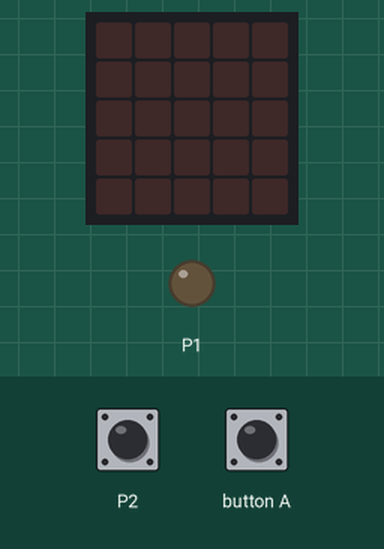
Recording of a program running on a simulated BBC micro:bit running MicroPython. On the bench: the board's 5×5 LED display, output pins drawn as LEDs (lit = HIGH). The inputs (shaded band) are chosen by the test bench; at power-on: P2 LOW.

Above: at 1.2 s.
1.3 s: P2 pulled HIGH for 0.15 s
At 1.37 s:
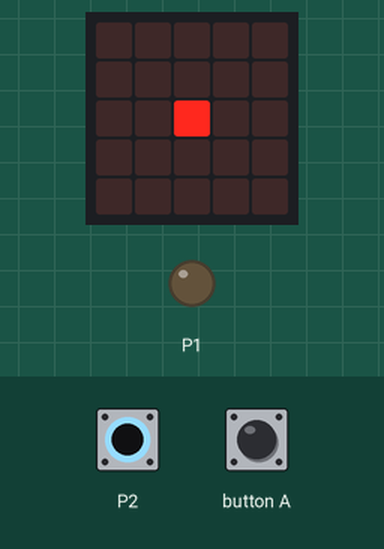
2.9 s: button A pressed for 0.15 s
At 3.4 s:
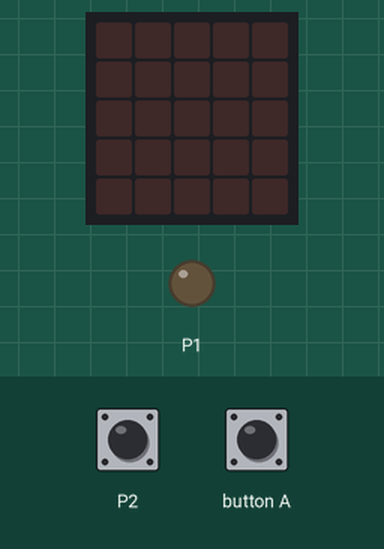
4.6 s: button A pressed for 3.2 s
At 5.8 s:
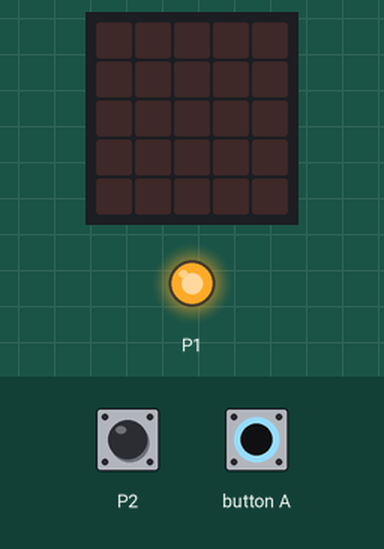
9.3 s: P2 pulled HIGH for 1 s
At 10.1 s:
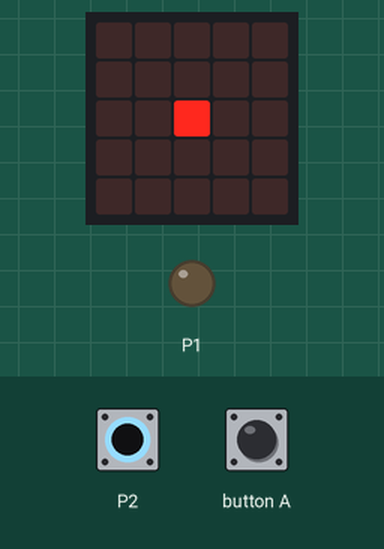
11.8 s: P2 pulled HIGH for 3.2 s
16.5 s: P2 driven HIGH and button A driven LOW
At 17.3 s:
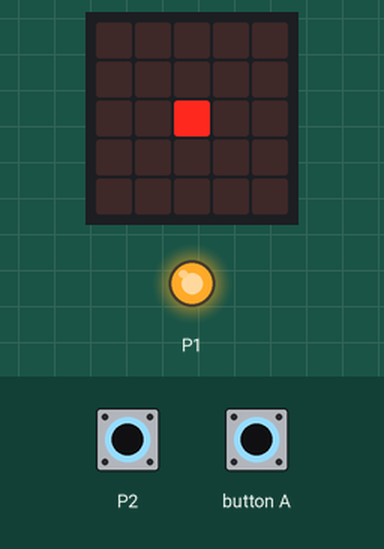
Timing chart, 0 to 19.0 s (numbered marks = the images above; inputs shaded):
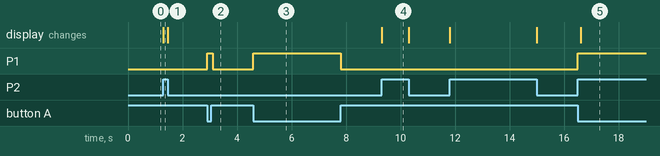

The program:

Wired_Communication_Task2_Telegraph.py
```python
from microbit import *

#Wired communication Task 2
signal = None
while True:
    # If A is pressed, write 1 to pin1 for 100 milliseconds
    if button_a.is_pressed():
        pin1.write_digital(1) # Set pin1 to high
        sleep(100)
        pin1.write_digital(0) # Set pin1 to low

    # If pin2 is read as high, turn on the led at (2, 2)
    # Otherwise turn off the led at (2, 2)
    signal = pin2.read_digital()
    if signal == 1:
        display.set_pixel(2, 2, 9) # Set led at (2,2) to a brightness of 9 (on)
    else:
        display.set_pixel(2, 2, 0) # Set led at (2,2) to a brightness of 0 (off)
```

Measured:
- after the input at 1.3 s, the display: changes at once (image 1)
- after the input at 2.9 s, P1: LOW → HIGH at once, → LOW 0.20 s later
- after the input at 4.6 s, P1: LOW → HIGH at once, → LOW 3.2 s later
- after the input at 9.3 s, the display: changes at once (image 4)
- after the input at 16.5 s, P1: LOW → HIGH at once; the display: changes after 0.10 s (image 5)
